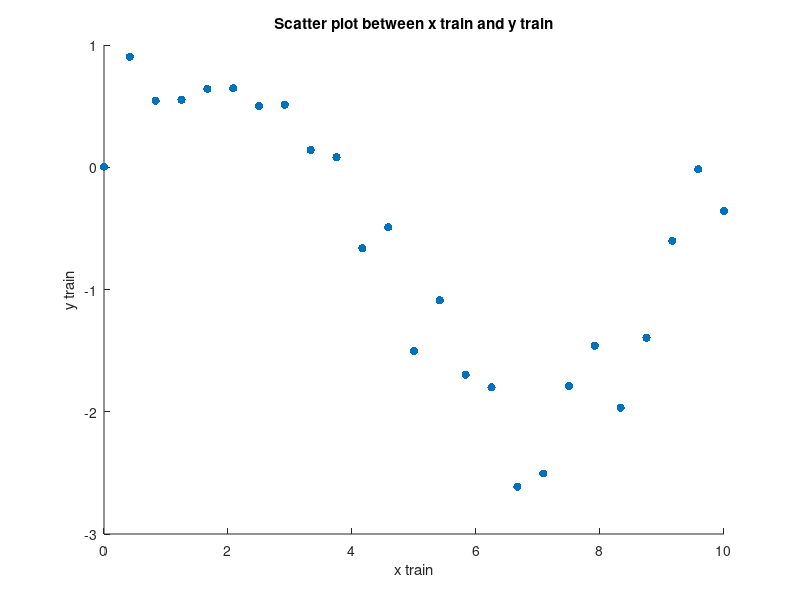
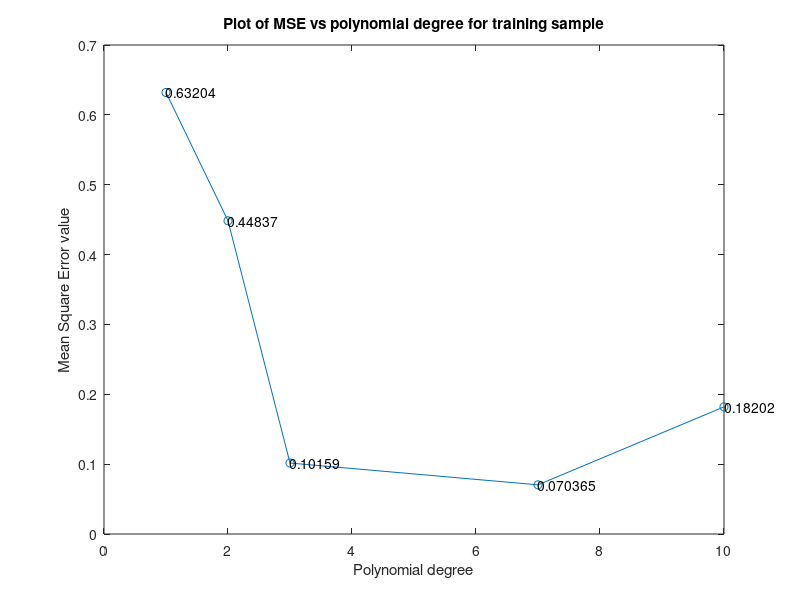
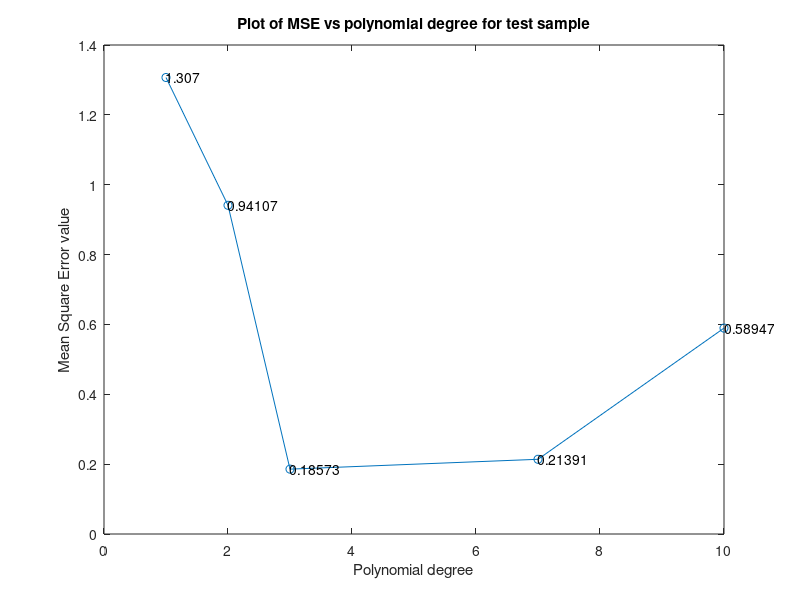
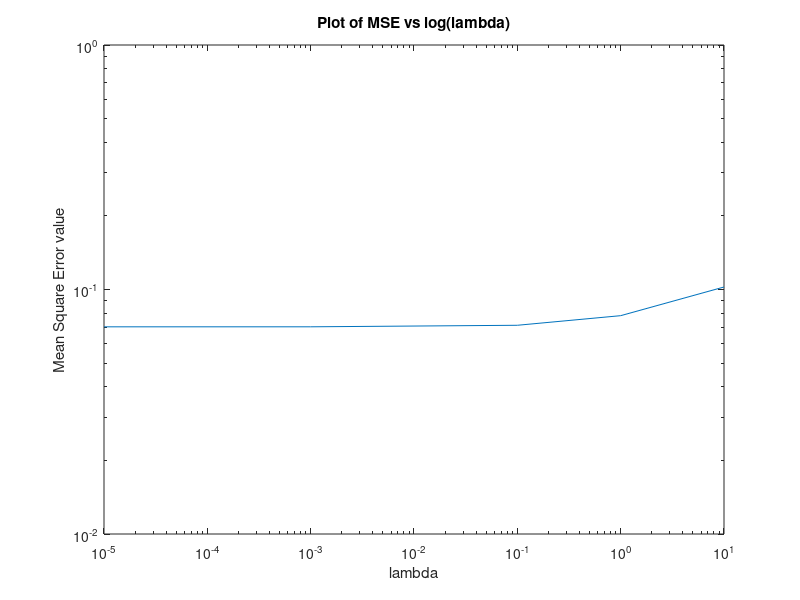

MATLAB code for these plots, in order:
clc;
clear all;
close all;

% Open the data files
load x_train.mat;
load y_train.mat;
load x_test.mat; 
load y_test.mat;

% Plot the scatter plot
figure(1)
scatter(x_train,y_train,'filled');
title('Scatter plot between x train and y train')
xlabel('x train')
ylabel('y train')

% Size of data points of training set
row = ((size(x_train,1))); 
col = ((size(x_train,2))); 

% Augment the training data and make polynomials of degree [1, 2, 3, 7, 10]
ON = ones(row,col);

X_1dim = [ON x_train];
X_2dim = [ON x_train x_train.^2];
X_3dim = [ON x_train x_train.^2 x_train.^3];
X_7dim = [ON x_train x_train.^2 x_train.^3 x_train.^4 x_train.^5 x_train.^6 x_train.^7];
X_10dim = [ON x_train x_train.^2 x_train.^3 x_train.^4 x_train.^5 x_train.^6 x_train.^7 x_train.^8 x_train.^9 x_train.^10];

% Make the Weight Vectors 

Weight_1dim = pinv(X_1dim'*X_1dim)*X_1dim'*y_train;
Weight_2dim = pinv(X_2dim'*X_2dim)*X_2dim'*y_train;
Weight_3dim = pinv(X_3dim'*X_3dim)*X_3dim'*y_train;
Weight_7dim = pinv(X_7dim'*X_7dim)*X_7dim'*y_train;
Weight_10dim = pinv(X_10dim'*X_10dim)*X_10dim'*y_train;

% Define the Mean Square Error Variables 
MSE_1 = 0;
MSE_2 = 0;
MSE_3 = 0;
MSE_4 = 0;
MSE_5 = 0;

% Compute the Mean Square Error

for i = 1 : row

 MSE_1 = MSE_1 + ((y_train(i) - Weight_1dim'*X_1dim(i,:)'))^2;
 MSE_2 = MSE_2 + ((y_train(i) - Weight_2dim'*X_2dim(i,:)'))^2;
 MSE_3 = MSE_3 + ((y_train(i) - Weight_3dim'*X_3dim(i,:)'))^2;
 MSE_4 = MSE_4 + ((y_train(i) - Weight_7dim'*X_7dim(i,:)'))^2;
 MSE_5 = MSE_5 + ((y_train(i) - Weight_10dim'*X_10dim(i,:)'))^2;

end

MSE_1 = MSE_1/25;
MSE_2 = MSE_2/25;
MSE_3 = MSE_3/25;
MSE_4 = MSE_4/25;
MSE_5 = MSE_5/25;

% Plot the graph of MSE vs Polynomial Degree 

deg = [1;2;3;7;10];
MSE = [MSE_1;MSE_2;MSE_3;MSE_4;MSE_5];
figure(2)
plot(deg,MSE,'-o')
title('Plot of MSE vs polynomial degree for training sample')
xlabel('Polynomial degree')
ylabel('Mean Square Error value')
txt1 = num2str(MSE_1);
text(deg(1),MSE(1),txt1);
txt2 = num2str(MSE_2);
text(deg(2),MSE(2),txt2);
txt3 = num2str(MSE_3);
text(deg(3),MSE(3),txt3);
txt4 = num2str(MSE_4);
text(deg(4),MSE(4),txt4);
txt5 = num2str(MSE_5);
text(deg(5),MSE(5),txt5);

% Size of data points of test set
row1 = ((size(x_test,1))); 
col1 = ((size(x_test,2))); 

% Augment the test data and make polynomials of degree [1, 2, 3, 7, 10]
ON1 = ones(row1,col1);

XT_1dim = [ON1 x_test];
XT_2dim = [ON1 x_test x_test.^2];
XT_3dim = [ON1 x_test x_test.^2 x_test.^3];
XT_7dim = [ON1 x_test x_test.^2 x_test.^3 x_test.^4 x_test.^5 x_test.^6 x_test.^7];
XT_10dim = [ON1 x_test x_test.^2 x_test.^3 x_test.^4 x_test.^5 x_test.^6 x_test.^7 x_test.^8 x_test.^9 x_test.^10];

% Define the Mean Square Error Variables 

MSE_t1 = 0;
MSE_t2 = 0;
MSE_t3 = 0;
MSE_t4 = 0;
MSE_t5 = 0;

% Compute the Mean Square Error

for i = 1 : row1

MSE_t1 = MSE_t1 + ((y_test(i) - Weight_1dim'*XT_1dim(i,:)'))^2;
MSE_t2 = MSE_t2 + ((y_test(i) - Weight_2dim'*XT_2dim(i,:)'))^2;
MSE_t3 = MSE_t3 + ((y_test(i) - Weight_3dim'*XT_3dim(i,:)'))^2;
MSE_t4 = MSE_t4 + ((y_test(i) - Weight_7dim'*XT_7dim(i,:)'))^2;
MSE_t5 = MSE_t5 + ((y_test(i) - Weight_10dim'*XT_10dim(i,:)'))^2;

end

MSE_t1 = MSE_t1/25;
MSE_t2 = MSE_t2/25;
MSE_t3 = MSE_t3/25;
MSE_t4 = MSE_t4/25;
MSE_t5 = MSE_t5/25;

% Plot the graph of MSE vs Polynomial Degree 

deg = [1;2;3;7;10];
MSE = [MSE_t1;MSE_t2;MSE_t3;MSE_t4;MSE_t5];
figure(3)
plot(deg,MSE,'-o')
title('Plot of MSE vs polynomial degree for test sample')
xlabel('Polynomial degree')
ylabel('Mean Square Error value')
txt1 = num2str(MSE_t1);
text(deg(1),MSE(1),txt1);
txt2 = num2str(MSE_t2);
text(deg(2),MSE(2),txt2);
txt3 = num2str(MSE_t3);
text(deg(3),MSE(3),txt3);
txt4 = num2str(MSE_t4);
text(deg(4),MSE(4),txt4);
txt5 = num2str(MSE_t5);
text(deg(5),MSE(5),txt5);
    
% Ridge Regression

% Values of lambda
lambda = [1e-5, 1e-3, 0.1, 1, 10];

% Size of data points of training set
row = ((size(x_train,1))); 
col = ((size(x_train,2))); 

% Augment the training data and make polynomial of degree 7
ON = ones(row,col);

X_7dim = [ON x_train x_train.^2 x_train.^3 x_train.^4 x_train.^5 x_train.^6 x_train.^7];

% Define the MSE variable

MSE = zeros(size(lambda));

% Compute the Mean Square Error

for j = 1:size(lambda,2)
    for i = 1:row
        weight = pinv(lambda(j)*eye(8) + X_7dim'*X_7dim)*X_7dim'*y_train;
        MSE(j) = MSE(j) + ((y_train(i) - weight'*X_7dim(i,:)'))^2 + lambda(j)*(weight'*weight)/25;
    end
    weight;
end

MSE = MSE/25;

% Plot the curve for training dataset error

figure(4)
loglog(lambda, MSE)
title('Plot of MSE vs log(lambda)')
xlabel('lambda')
ylabel('Mean Square Error value')

figure(5)
lambdas = log10(lambda);
scatter(lambdas,MSE)
hold on;
plot(lambdas,MSE)
title('Plot of MSE vs log(lambda)')
xlabel('Log(lambda)')
ylabel('Mean Square Error value')

% Size of data points of test set
row1 = ((size(x_test,1))); 
col1 = ((size(x_test,2)));

% Augment the test data and make polynomials of degree [1, 2, 3, 7, 10]
ON1 = ones(row1,col1);

XT_7dim = [ON1 x_test x_test.^2 x_test.^3 x_test.^4 x_test.^5 x_test.^6 x_test.^7];

% Define the MSE variable

MSE = zeros(size(lambda));

% Compute the Mean Square Error

for j = 1:size(lambda,2)
    for i = 1:row1
        weight = pinv(lambda(j)*eye(8) + X_7dim'*X_7dim)*X_7dim'*y_train;
        MSE(j) = MSE(j) + ((y_test(i) - weight'*XT_7dim(i,:)'))^2 + lambda(j)*(weight'*weight)/25;
    end
    weight;
end

MSE = MSE/48

% Plot the curve for training dataset error

figure(6)
loglog(lambda, MSE)
title('Plot of MSE vs log(lambda)')
xlabel('lambda')
ylabel('Mean Square Error value')

figure(7)
lambdas = log10(lambda);
scatter(lambdas,MSE)
hold on;
plot(lambdas,MSE)
title('Plot of MSE vs log(lambda)')
xlabel('Log(lambda)')
ylabel('Mean Square Error value')





